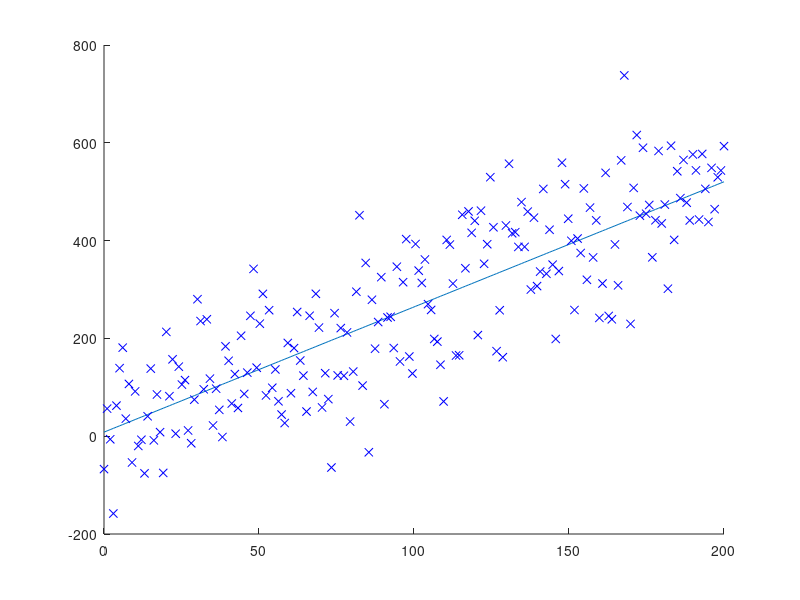

The MATLAB source for this figure:
close all;
clear;
clc;

% Ax = b
% kx1 + b = y1
% A (x1, 1)
% x (k, b)'
k = 2.56;
b = 8.33;

x1 = linspace(0, 200, 200)';
y1 = k*x1 + b;
noise_y1 = y1 + normrnd(0, 100, size(x1, 1), 1);

line(x1, y1);
hold on;

scatter(x1, noise_y1, 'b', 'x');
hold on;

A = [x1 ones(size(x1,1), 1)];

% 最小二乘
lq_x = inv(A'*A)*A'*y1

% 最小二乘
lq_x = A\y1

% 广义逆矩阵解法
lq_x = pinv(A)*y1

% svd解法
[U, D, V] = svd(A', 'econ')





% A = [x y];

% noise_A = A + normrnd(0, 3, size(x1, 1), 2);
% 
% 
% % V = [a1 a2]'
% [U, D, V] = svd(A, 'econ');
% 
% X = V(:,end);
% 
% scatter(A(:,1), A(:,2), 'b');
% hold on;
% 
